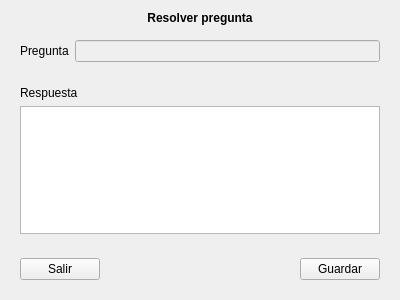
<?xml version="1.0" encoding="UTF-8"?>
<ui version="4.0">
 <class>ResolverPregunta</class>
 <widget class="QWidget" name="ResolverPregunta">
  <property name="geometry">
   <rect>
    <x>0</x>
    <y>0</y>
    <width>400</width>
    <height>300</height>
   </rect>
  </property>
  <property name="windowTitle">
   <string>Form</string>
  </property>
  <layout class="QVBoxLayout" name="verticalLayout_2">
   <item>
    <widget class="QLabel" name="label">
     <property name="text">
      <string>&lt;html&gt;&lt;head/&gt;&lt;body&gt;&lt;p align=&quot;center&quot;&gt;&lt;span style=&quot; font-weight:600;&quot;&gt;Resolver pregunta&lt;/span&gt;&lt;/p&gt;&lt;/body&gt;&lt;/html&gt;</string>
     </property>
     <property name="margin">
      <number>10</number>
     </property>
    </widget>
   </item>
   <item>
    <widget class="QWidget" name="widget" native="true">
     <layout class="QHBoxLayout" name="horizontalLayout">
      <item>
       <widget class="QLabel" name="label_2">
        <property name="text">
         <string>Pregunta</string>
        </property>
       </widget>
      </item>
      <item>
       <widget class="QLineEdit" name="lPregunta">
        <property name="enabled">
         <bool>false</bool>
        </property>
       </widget>
      </item>
     </layout>
    </widget>
   </item>
   <item>
    <widget class="QWidget" name="widget_2" native="true">
     <layout class="QVBoxLayout" name="verticalLayout">
      <item>
       <widget class="QLabel" name="label_3">
        <property name="text">
         <string>Respuesta</string>
        </property>
       </widget>
      </item>
      <item>
       <widget class="QTextEdit" name="teRespuesta"/>
      </item>
     </layout>
    </widget>
   </item>
   <item>
    <widget class="QWidget" name="widget_3" native="true">
     <layout class="QHBoxLayout" name="horizontalLayout_2">
      <item>
       <widget class="QPushButton" name="bSalir">
        <property name="text">
         <string>Salir</string>
        </property>
       </widget>
      </item>
      <item>
       <spacer name="horizontalSpacer">
        <property name="orientation">
         <enum>Qt::Horizontal</enum>
        </property>
        <property name="sizeHint" stdset="0">
         <size>
          <width>189</width>
          <height>20</height>
         </size>
        </property>
       </spacer>
      </item>
      <item>
       <widget class="QPushButton" name="bGuardar">
        <property name="text">
         <string>Guardar</string>
        </property>
       </widget>
      </item>
     </layout>
    </widget>
   </item>
  </layout>
 </widget>
 <resources/>
 <connections/>
</ui>
